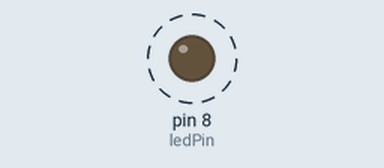
The sketch below on a simulated Arduino Uno, built with avr-gcc and run on an emulated ATmega328P. Parts: output pins drawn as LEDs (lit = HIGH). Dashed ring = blinking. What the sketch prints to the serial monitor is not drawn.

Above: at 0.7 s.
Timing chart, 0 to 3.0 s (numbered marks = the images above):
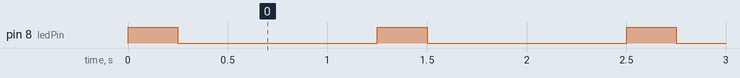

Measured:
- by itself, pin 8 (ledPin): alternates HIGH for 0.25 s and LOW for 1.0 s

The sketch:

TalkingAndBlink250ms.ino
```cpp
/*
 TalkingAndBlink 250 ms Program
 */

int ledPin = 8;

void setup() {
    pinMode(ledPin, OUTPUT);
    Serial.begin(9600);
}

void loop() {
    digitalWrite(ledPin, HIGH);
    Serial.print("The pin ");
    Serial.print(ledPin);
    Serial.println(" is on");
    delay(250);
    digitalWrite(ledPin, LOW);
    Serial.print("The pin ");
    Serial.print(ledPin);
    Serial.println(" is off");
    delay(1000);
}
```
